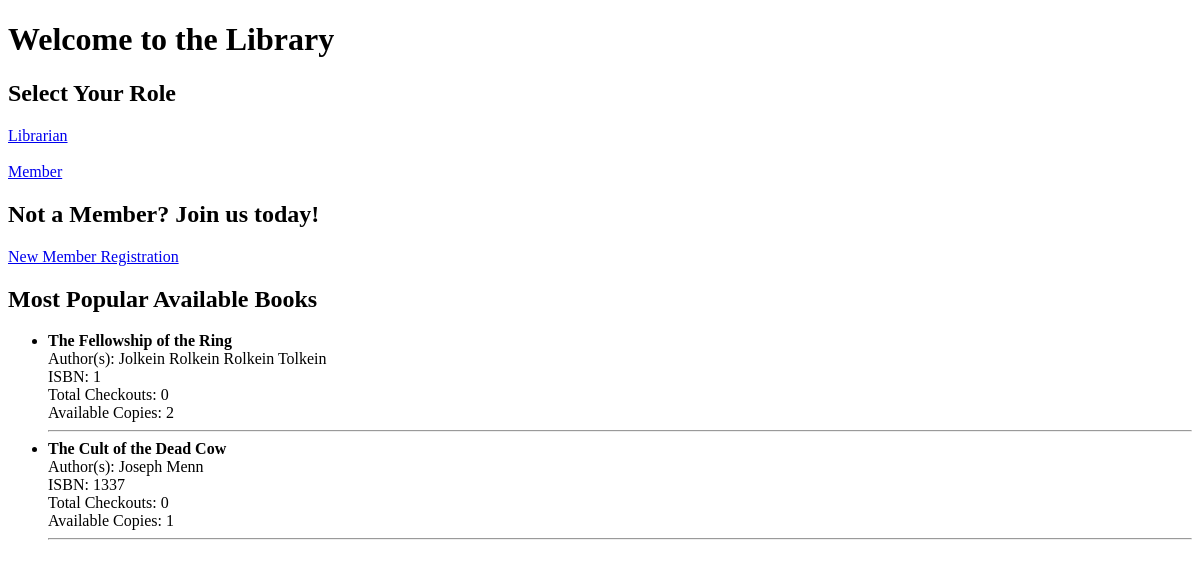
Before: / with the older database file.
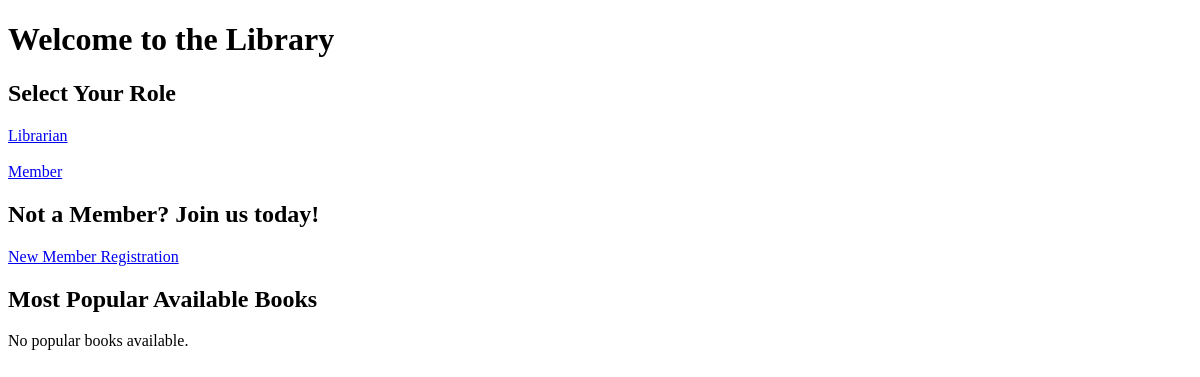
After: the same page with the newer database file.
### tables this page shows
CREATE TABLE Books (
            ISBN TEXT PRIMARY KEY,
            Title TEXT NOT NULL,
            Date_Pub TEXT,
            Publisher TEXT,
            Genre TEXT,
            Description TEXT
        );

### app.py (the view)
@app.route('/')
def index():
    conn = get_db_connection()
    popular_books = conn.execute("""
        SELECT * FROM PopularBooks
        ORDER BY Total_Checkouts DESC
        LIMIT 10
    """).fetchall()
    conn.close()
    return render_template('index.html', popular_books=popular_books)

### app.py (called while the page is built)
def get_db_connection():
    conn = sqlite3.connect('database.db')
    conn.row_factory = sqlite3.Row
    return conn

### templates/index.html (shortened to what this page needs)
<!DOCTYPE html>
<html>
<head>
</head>
<body>
    <h1>Welcome to the Library</h1>
    <h2>Select Your Role</h2>
    <a href="/librarian">Librarian</a><br><br>
    <a href="/member">Member</a>
    <h2>Not a Member? Join us today!</h2>
    <a href="/add_member">New Member Registration</a><br>
    <h2>Most Popular Available Books</h2>
    {% if popular_books %}
        <ul>
            {% for book in popular_books %}
                <li>
                    <strong>{{ book['Title'] }}</strong><br>
                    Author(s): {{ book['Authors'] }}<br>
                    ISBN: {{ book['ISBN'] }}<br>
                    Total Checkouts: {{ book['Total_Checkouts'] }}<br>
                    Available Copies: {{ book['Available_Copies'] }}
                </li>
                <hr>
            {% endfor %}
        </ul>
    {% else %}
        <p>No popular books available.</p>
    {% endif %}
</body>
</html>

Changed rows visible on the page:
no longer on this page (row edited): Books: Title "The Fellowship of the Ring", Authors "Jolkein Rolkein Rolkein Tolkein", ISBN "1", Total_Checkouts "0", Available_Copies "2"
removed Books: Title "The Cult of the Dead Cow", Authors "Joseph Menn", ISBN "1337", Total_Checkouts "0", Available_Copies "1"
Other visible differences:
text now shown: "No popular books available."
